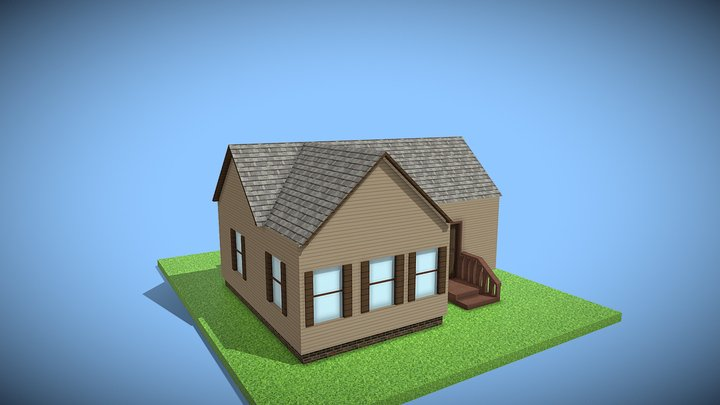
#> input picture a654cfe4de174885af2f0e67ce78f723.jpeg, 720 x 405 px, found by its file name
$ jupyter execute 'SIFT detector.ipynb'
#> lines starting #> are read from the running program, lines starting #| are printed output that depends on the picture
[cell 1]
import numpy as np
import cv2 as cv
import matplotlib.pyplot as plt

img_path = r"C:\Users\zbook 17 g3\Desktop\New folder (4)\a654cfe4de174885af2f0e67ce78f723.jpeg"
img = cv.imread(img_path)
#> img is the input picture: shape (405, 720, 3); mean B, G, R 178.8, 155.7, 118.8

gray = cv.cvtColor(img, cv.COLOR_BGR2GRAY)
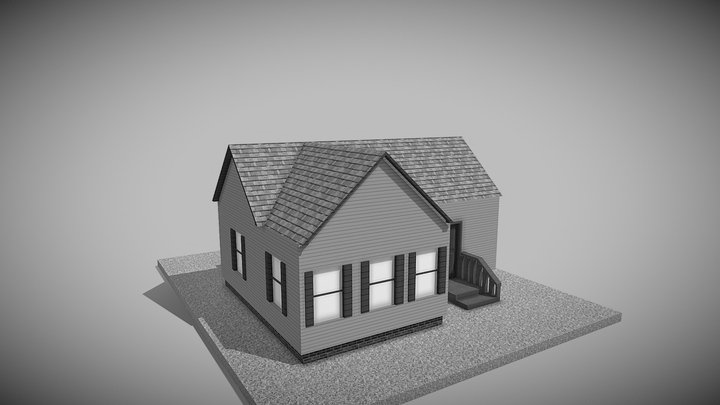
#> gray: shape (405, 720); min 4, max 246, mean 147.3

sift = cv.SIFT_create()
kp, des = sift.detectAndCompute(gray,None)#image &mask
#> kp = 496 keypoints; strongest (x, y, size): (425, 284, 13.2), (426, 261, 12.6), (381, 295, 14.3), (327, 307, 16.3)

img=cv.drawKeypoints(gray,kp,None,flags=cv.DRAW_MATCHES_FLAGS_DRAW_RICH_KEYPOINTS)
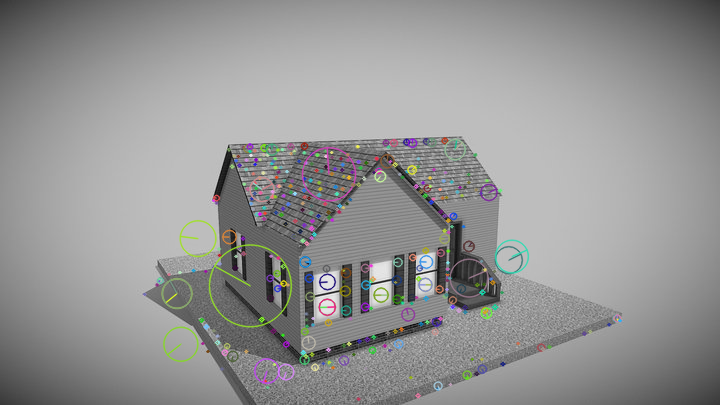
#> img: shape (405, 720, 3); mean of channels 0, 1, 2 147.3, 147.7, 147.6; drawn as B, G, R


#cv.imshow("image",img)


#cv.waitKey(0)
#cv.destroyAllWindows()
plt.figure(figsize=(20,20))
plt.imshow(img)
plt.axis("off")
plt.title("SIFT detector")
